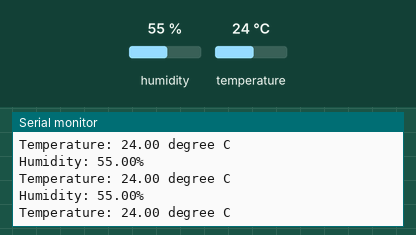
A sketch run on a simulated Arduino Uno, built with avr-gcc and run on an emulated ATmega328P. Parts: the last lines printed to the serial monitor. The test bench sets the inputs (shaded band); at power-on: humidity 55 %, temperature 24 °C.

Above: at 2.8 s.
2.9 s: humidity set to 22 %
9.0 s: temperature set to 12 °C
At 9.7 s:
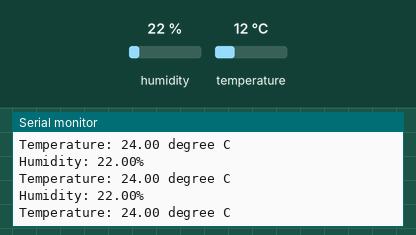
15.1 s: humidity set to 40 %
At 16.0 s:
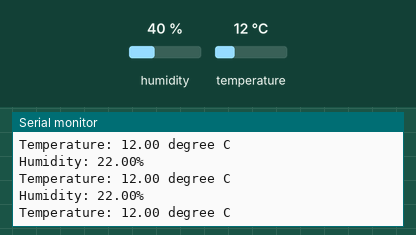
Timing chart, 0 to 18.1 s (numbered marks = the images above; inputs shaded):
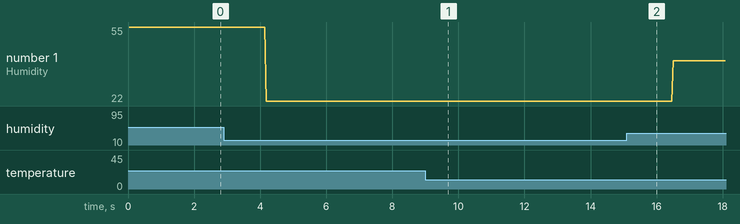

Measured:
- plotted number 1: 55 → 22 after the input at 2.9 s, 22 → 40 after the input at 15.1 s

The sketch:

Temerature_and_Humidiy_Nodemcu.ino
```cpp
 #include<DHT.h>

int sensorPin = 8;
float temp,hum;
DHT dht(sensorPin,DHT22);
void setup() {
  // put your setup code here, to run once:
pinMode(sensorPin,INPUT);
Serial.begin(9600);
}

void loop() {
  // put your main code here, to run repeatedly:
temp = dht.readTemperature();
hum = dht.readHumidity();

Serial.print("Temperature: ");
Serial.print(temp);
Serial.println(" degree C");
Serial.print("Humidity: ");
Serial.print(hum);
Serial.println("%");
}
```
